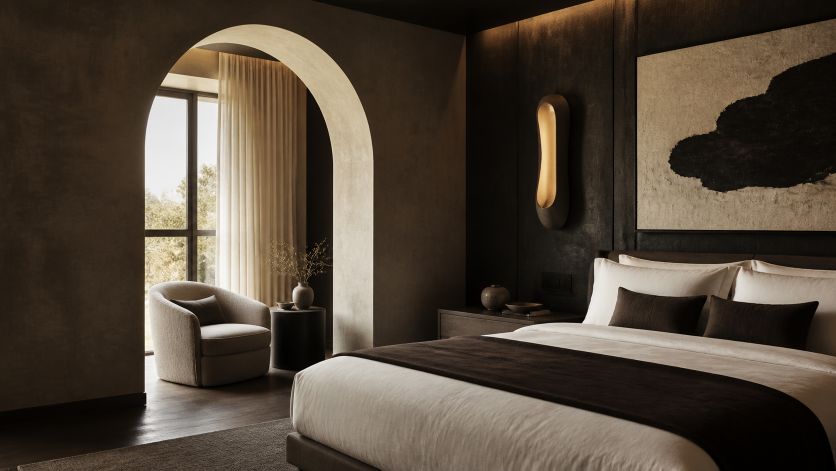
#> input picture art-room-ai.png, 1672 x 941 px, given in place of canvas-image (70).png, which was not available (shown at 1/2 size)
$ python build_hotel_activity_layers.py
#> lines starting #> are read from the running program, lines starting #| are printed output that depends on the picture; after the words box and inside, x2 and y2 are one past the last pixel; in counts of white or black regions, pixels touching at a corner belong together; pictures that were not available may be replaced by others from this repository, and a replacement may not be noted
from pathlib import Path
import numpy as np
import cv2
from PIL import Image, ImageDraw, ImageFilter, ImageEnhance

ROOT = Path('/Users/sigurd/Documents/ChatGPT/酒店素材工坊')
SRC_PATH = Path('/Users/sigurd/Downloads/canvas-image (70).png')
CLEAN_PATH = ROOT / 'hotel-activity-clean-plate-ai.png'
OUT = ROOT / 'hotel-activity-layers'
OUT.mkdir(exist_ok=True)

TARGET = (960, 1706)


def resize_target(img: Image.Image) -> Image.Image:
    return img.convert('RGBA').resize(TARGET, Image.Resampling.LANCZOS)


def soft_mask_rounded(size, radius, feather=2):
    m = Image.new('L', size, 0)
    d = ImageDraw.Draw(m)
    d.rounded_rectangle((0, 0, size[0] - 1, size[1] - 1), radius=radius, fill=255)
    return m.filter(ImageFilter.GaussianBlur(feather))


def gradient_rgba(size, top, bottom, alpha_mask):
    w, h = size
    arr = np.zeros((h, w, 4), dtype=np.uint8)
    for y in range(h):
        t = y / max(h - 1, 1)
        arr[y, :, :3] = [int(top[i] * (1 - t) + bottom[i] * t) for i in range(3)]
    arr[:, :, 3] = np.asarray(alpha_mask)
    return Image.fromarray(arr, 'RGBA')


src = resize_target(Image.open(SRC_PATH))
clean = resize_target(Image.open(CLEAN_PATH))
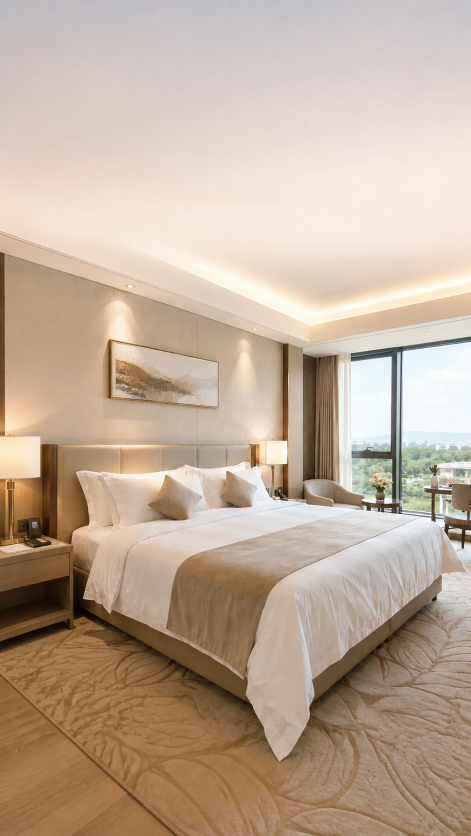
#> input picture hotel-activity-clean-plate-ai.png, 941 x 1672 px, found by its file name (shown at 1/2 size)

# Preserve untouched photographic detail, and use the AI clean plate only in regions
# where the original poster had baked-in typography/cards/ribbons.
room_full = src.copy()
replace = Image.new('L', TARGET, 0)
#> replace: PIL image 960x1706 L; every value is 0
rd = ImageDraw.Draw(replace)
rd.rectangle((0, 0, 960, 520), fill=255)
rd.rounded_rectangle((25, 535, 225, 970), radius=18, fill=255)
rd.rectangle((0, 1160, 960, 1706), fill=255)
replace = replace.filter(ImageFilter.GaussianBlur(9))
room_full = Image.composite(clean, room_full, replace)

# Opaque room photo; its lower edge sits behind the decorative field as prescribed.
room_crop = room_full.crop((0, 430, 960, 1305)).convert('RGB')
room_crop.save(OUT / '02_客房实景大图_不透明.png', 'PNG', optimize=True)

# Background decoration: soft sky/glow at top, feathered cream field and gold flow lines at bottom.
bg = Image.new('RGBA', TARGET, (0, 0, 0, 0))
#> bg: PIL image 960x1706 RGBA; every value is 0
top = clean.crop((0, 0, 960, 555)).convert('RGBA')
ta = np.zeros((top.size[1], top.size[0]), dtype=np.uint8)
for y in range(top.size[1]):
    ta[y, :] = 255 if y < 430 else max(0, int(255 * (1 - (y - 430) / 125)))
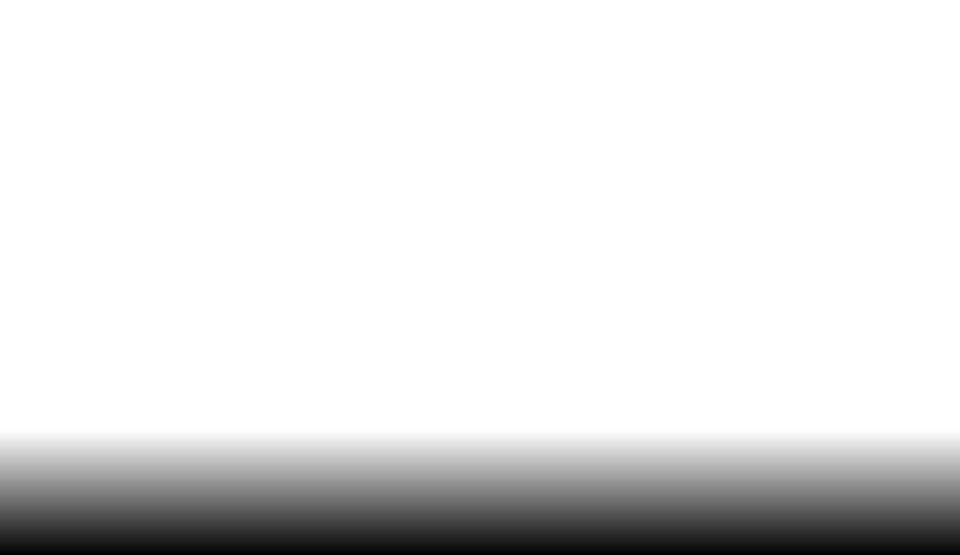
#> ta: shape (555, 960); min 2, max 255, mean 226.4
top.putalpha(Image.fromarray(ta, 'L').filter(ImageFilter.GaussianBlur(2)))
bg.alpha_composite(top, (0, 0))

# Use a clean, softly lit cream field instead of a blurred room crop so the
# lower flow lines sit on an even background with no muddy seam or blob.
lower_arr = np.zeros((576, 960, 3), dtype=np.uint8)
for y in range(576):
    t = y / 575
    glow = max(0.0, 1.0 - abs(t - 0.42) / 0.42)
    base = np.array([221, 200, 170], dtype=float) * (1 - 0.35 * t)
    base += np.array([26, 24, 18], dtype=float) * glow
    lower_arr[y, :, :] = np.clip(base, 0, 255).astype(np.uint8)
lower = Image.fromarray(lower_arr, 'RGB').convert('RGBA')
la = np.zeros((lower.height, lower.width), dtype=np.uint8)
for y in range(lower.height):
    gy = y + 1130
    la[y, :] = 0 if gy < 1160 else (int(255 * (gy - 1160) / 160) if gy < 1320 else 255)
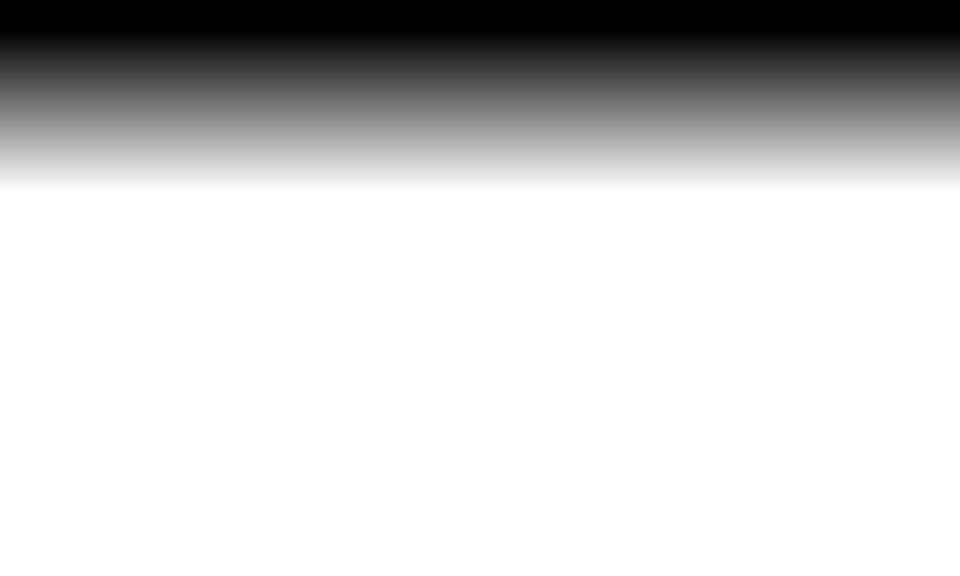
#> la: shape (576, 960); min 0, max 255, mean 205.9
lower.putalpha(Image.fromarray(la, 'L').filter(ImageFilter.GaussianBlur(3)))
bg.alpha_composite(lower, (0, 1130))

bottom = np.asarray(src.convert('RGB'))[1160:1706]
gray = cv2.cvtColor(bottom, cv2.COLOR_RGB2GRAY)
blur = cv2.GaussianBlur(gray, (0, 0), 5)
high = np.clip(gray.astype(np.int16) - blur.astype(np.int16) + 18, 0, 255).astype(np.uint8)
edge = cv2.Canny(gray, 45, 120)
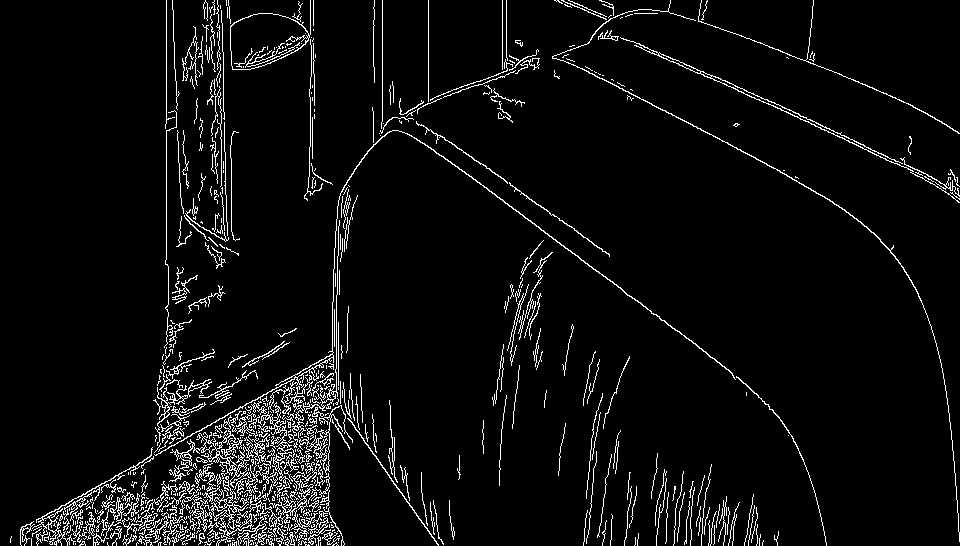
#> edge: shape (546, 960); 5.2% white in thin lines or dots
stroke = np.maximum(high, edge)
mask = np.zeros_like(stroke, dtype=np.float32)
for x in range(960):
    side = max(0.0, min(1.0, (360 - x) / 180)) if x < 360 else max(0.0, min(1.0, (x - 600) / 180))
    mask[:, x] = stroke[:, x] / 255.0 * side
mask[285:430, 170:790] = 0
#> mask: shape (546, 960) float32; min 0, max 1, mean 0.0591
mask[430:, 0:960] *= 0.9
#> mask: shape (546, 960) float32; min 0, max 1, mean 0.0569
mask_img = Image.fromarray(np.uint8(np.clip(mask * 215, 0, 215)), 'L').filter(ImageFilter.GaussianBlur(1.4))
strokes = src.crop((0, 1160, 960, 1706)).convert('RGBA')
strokes.putalpha(mask_img)
bg.alpha_composite(strokes, (0, 1160))
bg.save(OUT / '01_背景装饰组_天空光晕流线_PNG透明.png', 'PNG', optimize=True)

# Gold script ornament retained as raster for fidelity; requested headline strings remain editable Text nodes.
script_crop = src.crop((480, 100, 835, 260)).convert('RGBA')
arr = np.asarray(script_crop.convert('RGB'))
gold = ((arr[:, :, 0] > 155) & (arr[:, :, 0] > arr[:, :, 1] + 12) & (arr[:, :, 1] > arr[:, :, 2] + 18)).astype(np.uint8) * 255
#> gold: shape (160, 355); 1.5% white in thin lines or dots, all inside (x1, y1, x2, y2) = (252, 78, 350, 160)
script_crop.putalpha(Image.fromarray(gold, 'L').filter(ImageFilter.GaussianBlur(0.8)))
script_crop.save(OUT / '03_标题装饰_Jiading_PNG透明.png', 'PNG', optimize=True)

pill_size = (486, 66)
pill = gradient_rgba(pill_size, (244, 226, 190), (235, 202, 163), soft_mask_rounded(pill_size, 33, 1.4))
#> in soft_mask_rounded, `m = Image.new('L', size, 0)`: m: PIL image 486x66 L; every value is 0
#> in soft_mask_rounded, `return m.filter(ImageFilter.GaussianBlur(feather))`:
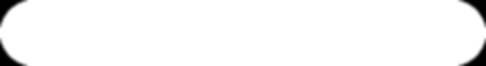
#> returned value: PIL image 486x66 L; min 0, max 255, mean 247.5
#> in gradient_rgba, `w, h = size`: w = 486; h = 66
#> the loop in gradient_rgba, `for y in range(h):` made 66 passes
#> t on passes 1 to 12: 0, 0.0154, 0.0308, 0.0462, 0.0615, 0.0769, 0.0923, 0.108, 0.123, 0.138, 0.154, 0.169
pill.save(OUT / '03_标题圆角标签底色_PNG透明.png', 'PNG', optimize=True)

# Gold badge: keep the printed badge artwork and its soft shadow, remove surrounding wall.
badge = src.crop((48, 548, 212, 720)).convert('RGBA')
bm = Image.new('L', badge.size, 0)
#> bm: PIL image 164x172 L; every value is 0
ImageDraw.Draw(bm).ellipse((8, 7, badge.width - 9, badge.height - 13), fill=255)
#> bm: PIL image 164x172 L; 63% white; 1 black region, box (x1, y1, x2, y2) and area: (0, 0, 164, 172) 10444
badge.putalpha(bm.filter(ImageFilter.GaussianBlur(2.2)))
badge.save(OUT / '04_纯净玩享徽章_PNG透明.png', 'PNG', optimize=True)

# Price card base with feathered shadow and original inset thumbnail. All card text is editable Text in Figma.
card_size = (182, 250)
card = Image.new('RGBA', card_size, (0, 0, 0, 0))
#> card: PIL image 182x250 RGBA; every value is 0
shadow = Image.new('RGBA', card_size, (0, 0, 0, 0))
ImageDraw.Draw(shadow).rounded_rectangle((7, 8, card_size[0] - 5, card_size[1] - 4), radius=18, fill=(80, 50, 30, 82))
card.alpha_composite(shadow.filter(ImageFilter.GaussianBlur(8)))
body = Image.new('RGBA', card_size, (0, 0, 0, 0))
bd = ImageDraw.Draw(body)
bd.rounded_rectangle((2, 0, card_size[0] - 7, card_size[1] - 10), radius=18, fill=(250, 242, 224, 245))
bd.rounded_rectangle((5, 3, card_size[0] - 10, card_size[1] - 13), radius=15, outline=(255, 249, 235, 185), width=2)
card.alpha_composite(body)
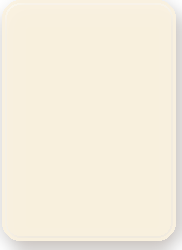
#> card: PIL image 182x250 RGBA; mean R, G, B, A 230.1, 221.5, 203.8, 228.5; transparent parts drawn white
thumb = src.crop((50, 860, 204, 944)).resize((154, 84), Image.Resampling.LANCZOS).convert('RGBA')
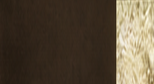
#> thumb: PIL image 154x84 RGBA; mean R, G, B, A 89.9, 77.3, 59.6, 255
thumb.putalpha(soft_mask_rounded(thumb.size, 9, 1.2))
card.alpha_composite(thumb, (10, 158))
card.save(OUT / '04_价格卡片底板含缩略图_PNG透明.png', 'PNG', optimize=True)

(OUT / 'manifest.txt').write_text(
    'Frame 酒店活动海报 960x1706\n'
    '01_背景装饰组: 01_背景装饰组_天空光晕流线_PNG透明.png\n'
    '02_主视觉组: 02_客房实景大图_不透明.png\n'
    '03_标题模块组: 03_标题圆角标签底色_PNG透明.png, 03_标题装饰_Jiading_PNG透明.png\n'
    '04_左侧信息模块组: 04_纯净玩享徽章_PNG透明.png, 04_价格卡片底板含缩略图_PNG透明.png\n'
    '05_底部文字组: editable Text only\n', encoding='utf-8')

print('generated', OUT)
